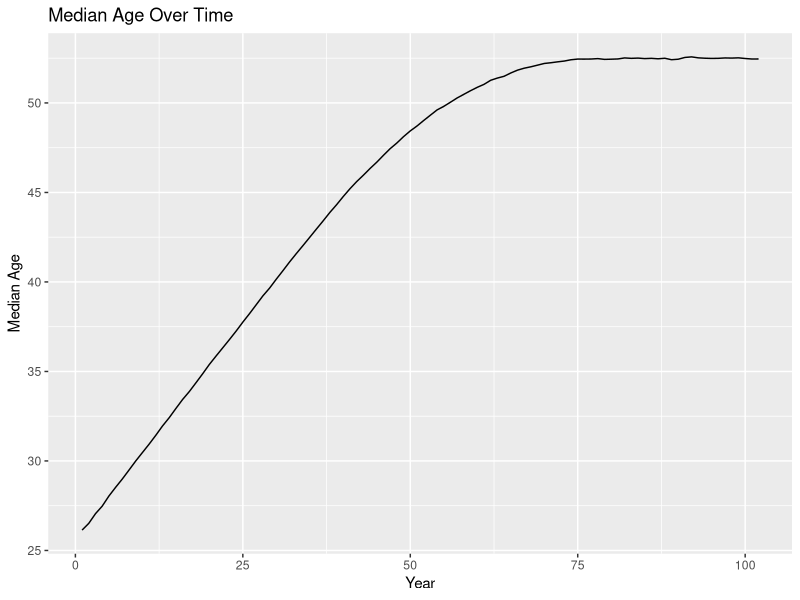
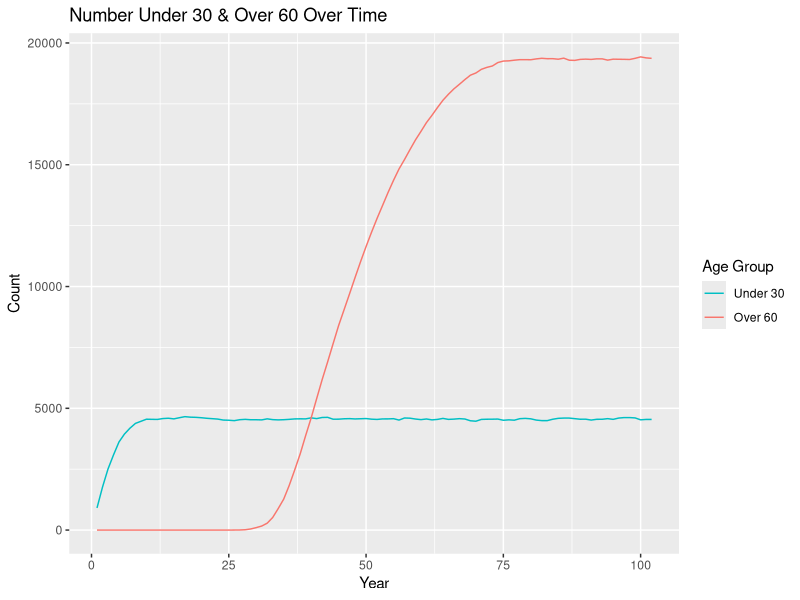
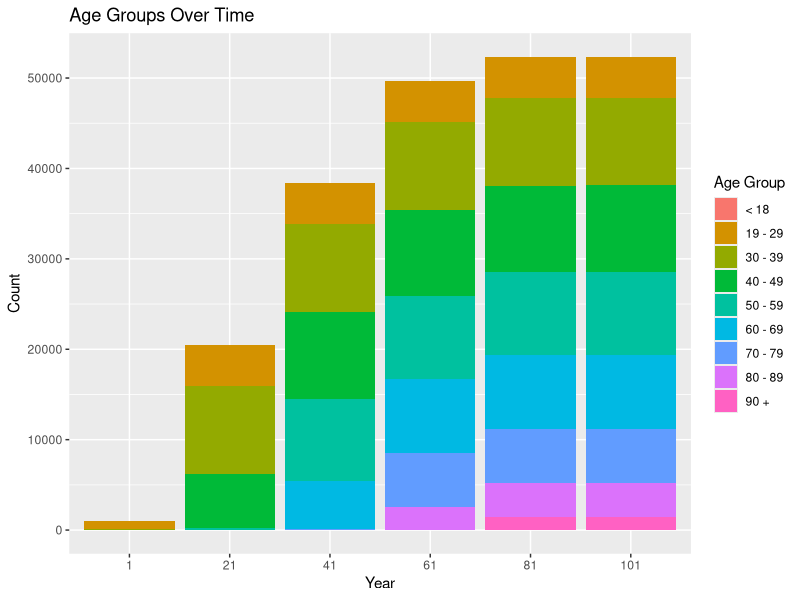
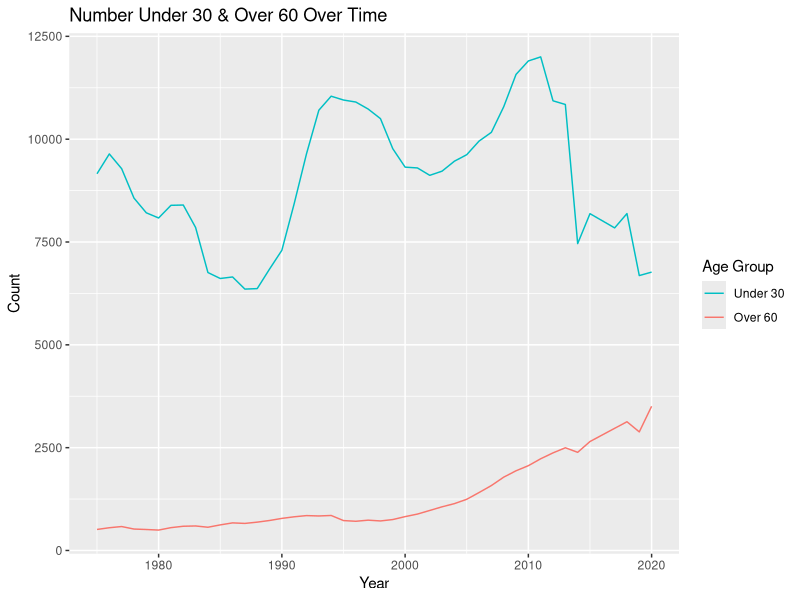
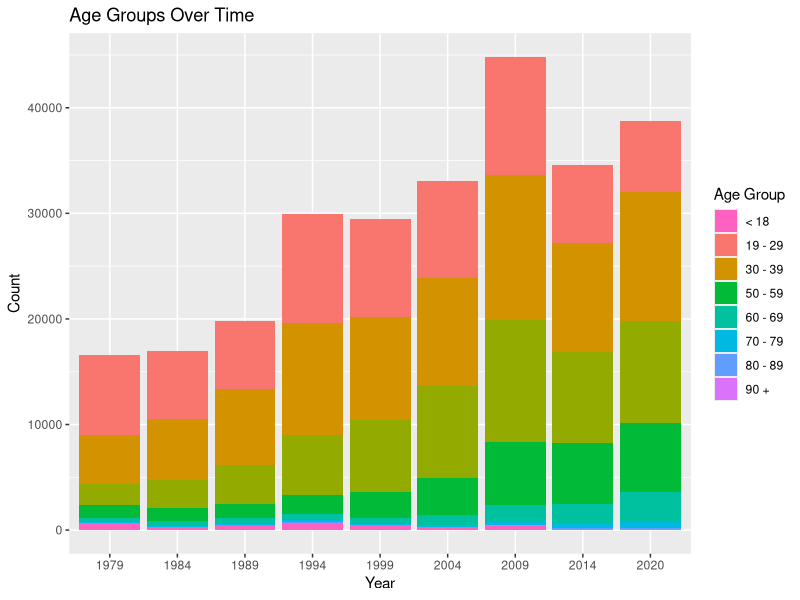
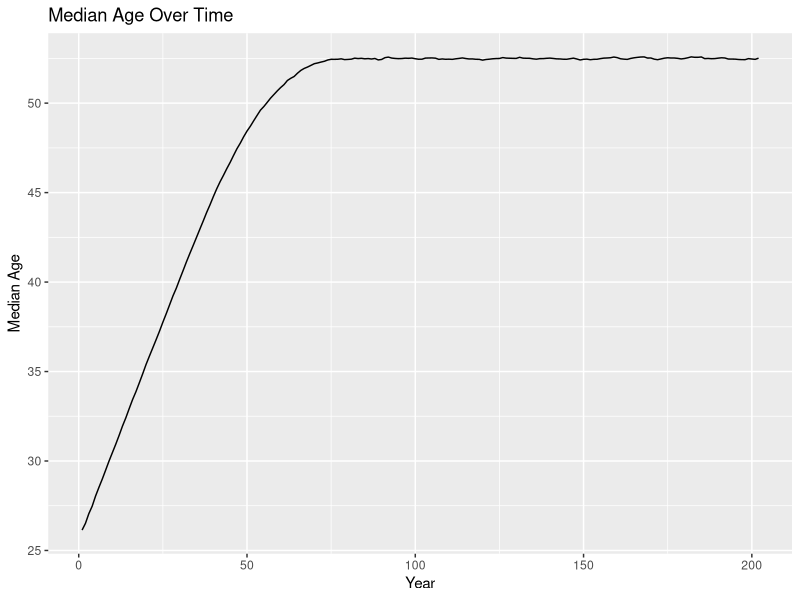
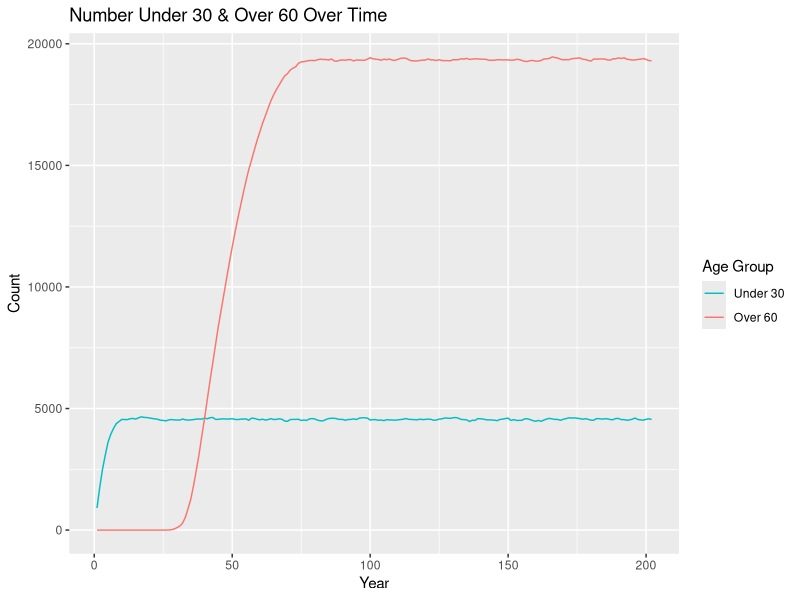
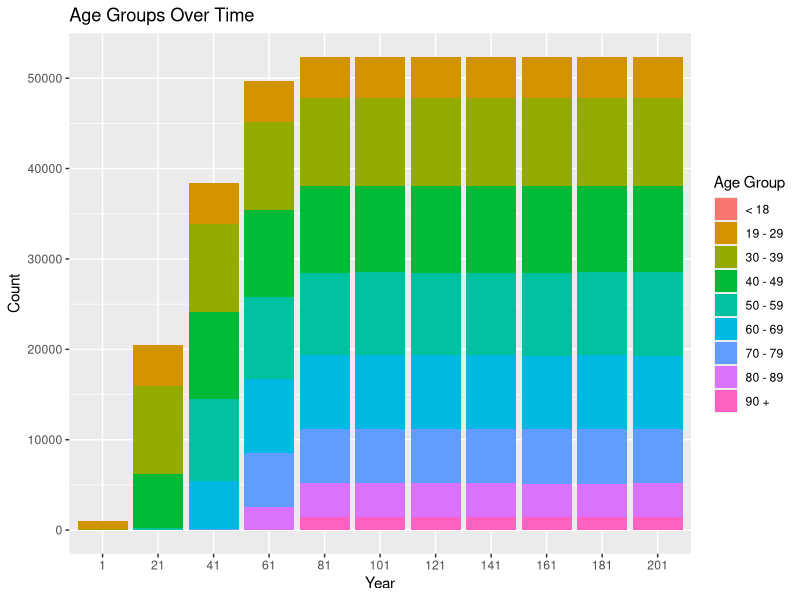

Recreate these plots in R, in order. (Note: this script raises an error after producing the figures.)
## ---- chunk 1
knitr::opts_chunk$set(echo = TRUE)
## ---- chunk 2
library(tidyverse)
## ---- chunk 3
set.seed(12345)
## ---- chunk 4
population <- 
  rnorm(n = 1000, mean = 26, sd = 3) %>% 
  enframe() %>% 
  select(value) %>% 
  rename(original_age = value) %>% 
  mutate(current_age = original_age, years_incarcerated = 0) %>% 
  mutate(odds_of_removal = case_when(current_age < 19 ~ 0.007,
                                     current_age >= 19 & current_age < 30 ~ 0.0013,
                                     current_age >= 30 & current_age < 40 ~ 0.0019,
                                     current_age >= 40 & current_age < 50 ~ 0.0040,
                                     current_age >= 50 & current_age < 60 ~ 0.0088,
                                     current_age >= 60 & current_age < 70 ~ 0.0178,
                                     current_age >= 70 & current_age < 80 ~ 0.0439,
                                     current_age >= 80 & current_age < 90 ~ 0.1345,
                                     current_age >= 90 ~ 0.1345))
  # mutate(eligible_for_parole = FALSE)

overall <-
  tibble(year = 1, total_population = nrow(population), 
         median_age = median(population$current_age)) %>% 
  mutate("< 18" = pull(count(filter(population, current_age < 19))),
         "19 - 29" = pull(count(filter(population, current_age >= 19 & current_age < 30))),
         "30 - 39" = pull(count(filter(population, current_age >= 30 & current_age < 40))),
         "40 - 49" = pull(count(filter(population, current_age >= 40 & current_age < 50))),
         "50 - 59" = pull(count(filter(population, current_age >= 50 & current_age < 60))),
         "60 - 69" = pull(count(filter(population, current_age >= 60 & current_age < 70))),
         "70 - 79" = pull(count(filter(population, current_age >= 70 & current_age < 80))),
         "80 - 89" = pull(count(filter(population, current_age >= 80 & current_age < 90))),
         "90 +" = pull(count(filter(population, current_age >= 90))))
## ---- chunk 5
one_year_population <- function(data) {
  # age & years incarcerated increases by 1
  data$current_age <- data$current_age + 1
  data$years_incarcerated <- data$years_incarcerated + 1
  
  # updates odds of removal
  data$odds_of_removal <- case_when(data$current_age < 19 ~ 0.007,
                                    data$current_age >= 19 & data$current_age < 30 ~ 0.0013,
                                    data$current_age >= 30 & data$current_age < 40 ~ 0.0019,
                                    data$current_age >= 40 & data$current_age < 50 ~ 0.0040,
                                    data$current_age >= 50 & data$current_age < 60 ~ 0.0088,
                                    data$current_age >= 60 & data$current_age < 70 ~ 0.0178,
                                    data$current_age >= 70 & data$current_age < 80 ~ 0.0439,
                                    data$current_age >= 80 & data$current_age < 90 ~ 0.1345,
                                    data$current_age >= 90 ~ 0.1345)
  
  # POSSIBILITIES FOR RANDOM REMOVALS WITH WEIGHTED PROBABILITIES
  # randomly removes 1 percent with probability weights based on odds of removal
  # data <- data[-sample(x = 1:nrow(population), size = 0.01*nrow(population), 
  #                      prob = population$odds_of_removal),]
  
  # generates a vector of age groups to remove & we would have to somehow randomly 
  # select x number of people associated with randomly selected age groups to remove
  # sample(x = c("< 18", "19 - 29", "30 - 39", "40 - 49", "50 - 59", "60 - 69", "70 - 79",
  #              "80 - 89", "90 +"), size = 0.01*nrow(population), replace = TRUE,
  #        prob = c(0.007, 0.0013, 0.0019, 0.0040, 0.0088, 0.0178, 0.0439, 0.1345, 0.1345))

  # samples 1 percent of population to then remove
  # may not be particularly different from original sampling (hard coded # vs %)
  # sample_frac(data, 0.01, weight = population$odds_of_removal)
  
  # creates age group cohorts & randomly removes fraction based on cohort
  less_than_18 <- filter(data, current_age < 19)
  less_than_18 <- sample_frac(less_than_18, (1 - 0.0055))
  
  `19_to_29` <- filter(data, current_age >= 19 & current_age < 30)
  `19_to_29` <- sample_frac(`19_to_29`, (1 - 0.0022))
  
  `30_to_39` <- filter(data, current_age >= 30 & current_age < 40)
  `30_to_39` <- sample_frac(`30_to_39`, (1 - 0.0023))
  
  `40_to_49` <- filter(data, current_age >= 40 & current_age < 50)
  `40_to_49` <- sample_frac(`40_to_49`, (1 - 0.0025))
  
  `50_to_59` <- filter(data, current_age >= 50 & current_age < 60)
  `50_to_59` <- sample_frac(`50_to_59`, (1 - 0.0060))
  
  `60_to_69` <- filter(data, current_age >= 60 & current_age < 70)
  `60_to_69` <- sample_frac(`60_to_69`, (1 - 0.0162))
  
  `70_to_79` <- filter(data, current_age >= 70 & current_age < 80)
  `70_to_79` <- sample_frac(`70_to_79`, (1 - 0.0424))
  
  `80_to_89` <- filter(data, current_age >= 80 & current_age < 90)
  `80_to_89` <- sample_frac(`80_to_89`, (1 - 0.0519))
  
  over_90 <- filter(data, current_age >= 90)
  over_90 <- sample_frac(over_90, (1 - 0.1250))
  
  data <- do.call("rbind", list(less_than_18, `19_to_29`, `30_to_39`, `40_to_49`, `50_to_59`, 
                                `60_to_69`,`70_to_79`, `80_to_89`, over_90))
  
  # adds 1000 more
  incoming <- 
    rnorm(n = 1000, mean = 26, sd = 3) %>% 
    enframe() %>% 
    select(value) %>% 
    rename(original_age = value) %>% 
    mutate(current_age = original_age, years_incarcerated = 0) %>% 
    mutate(odds_of_removal = case_when(current_age < 19 ~ 0.007,
                                       current_age >= 19 & current_age < 30 ~ 0.0013,
                                       current_age >= 30 & current_age < 40 ~ 0.0019,
                                       current_age >= 40 & current_age < 50 ~ 0.0040,
                                       current_age >= 50 & current_age < 60 ~ 0.0088,
                                       current_age >= 60 & current_age < 70 ~ 0.0178,
                                       current_age >= 70 & current_age < 80 ~ 0.0439,
                                       current_age >= 80 & current_age < 90 ~ 0.1345,
                                       current_age >= 90 ~ 0.1345))
    #mutate(eligible_for_parole = FALSE)
  data <- rbind(data, incoming)
  
  # removes any observations with age greater than 100
  data <- data %>% 
    filter(current_age < 100)
}

one_year_overall <- function(data, p) {
    incoming <-
      tibble(year = last(data$year) + 1, total_population = nrow(p),
             median_age = median(p$current_age)) %>% 
        mutate("< 18" = pull(count(filter(p, current_age < 19))),
               "19 - 29" = pull(count(filter(p, current_age >= 19 & current_age < 30))),
               "30 - 39" = pull(count(filter(p, current_age >= 30 & current_age < 40))),
               "40 - 49" = pull(count(filter(p, current_age >= 40 & current_age < 50))),
               "50 - 59" = pull(count(filter(p, current_age >= 50 & current_age < 60))),
               "60 - 69" = pull(count(filter(p, current_age >= 60 & current_age < 70))),
               "70 - 79" = pull(count(filter(p, current_age >= 70 & current_age < 80))),
               "80 - 89" = pull(count(filter(p, current_age >= 80 & current_age < 90))),
               "90 +" = pull(count(filter(p, current_age >= 90))))
    data <- rbind(data, incoming)
}
## ---- chunk 6
population <- one_year_population(population)
overall <- one_year_overall(overall, population)

# extend 100 years until stable
test_population <- population
test_overall <- overall
for (i in 1:100) {
  test_population <- one_year_population(test_population)
  test_overall <- one_year_overall(test_overall, test_population)
}
## ---- chunk 7
ggplot(data = test_overall, mapping = aes(x = year, y = median_age)) +
  geom_line() +
  labs(title = "Median Age Over Time", x = "Year", y = "Median Age")

test_overall %>% 
  mutate(under_30 = `19 - 29` + `< 18`, 
         over_60 = `60 - 69` + `70 - 79` + `80 - 89` + `90 +`) %>% 
  select(year, under_30, over_60) %>% 
  ggplot(data = ., mapping = aes(x = year, group = 1)) +
  geom_line(mapping = aes(y = under_30, color = "under_30")) +
  geom_line(mapping = aes(y = over_60, color = "over_60")) +
  labs(title = "Number Under 30 & Over 60 Over Time", x = "Year", y = "Count") +
  scale_color_discrete(name = "Age Group",
                       breaks = c("under_30", "over_60"), labels = c("Under 30", "Over 60"))

test_overall_long <- test_overall %>% 
  select(year, `< 18`:`90 +`) %>% 
  mutate(year = as.character(year)) %>% 
  pivot_longer(-year, names_to = "age_group", values_to = "count")

ggplot(data = test_overall_long, mapping = aes(x = year, y = count, fill = age_group)) +
  geom_bar(position = "stack", stat = "identity") +
  labs(title = "Age Groups Over Time", x = "Year", y = "Count") +
  scale_x_discrete(limits = c("1", "21", "41", "61", "81", "101")) +
  scale_fill_discrete(name = "Age Group",
                      breaks = c("< 18", "19 - 29", "30 - 39", "40 - 49", "50 - 59", "60 - 69",
                                 "70 - 79", "80 - 89", "90 +"))
## ---- chunk 8
bar_race <- test_overall %>% 
  select(year, `< 18`:`90 +`) %>% 
  mutate(year = as.character(year)) %>% 
  pivot_longer(-year, names_to = "age_group", values_to = "count") %>% 
  pivot_wider(names_from = "year", values_from = "count")
## ---- chunk 9
actual <- read.csv("populations.csv")
actual %>% 
  mutate(Under30 = AgeUnder20 + Age20to29, 
         Over60 = Age60to69 + Age70to79 + Age80to89 + Age90over) %>% 
  select(year, Under30, Over60) %>% 
  ggplot(data = ., mapping = aes(x = year, group = 1)) +
  geom_line(mapping = aes(y = Under30, color = "Under30")) +
  geom_line(mapping = aes(y = Over60, color = "Over60")) +
  labs(title = "Number Under 30 & Over 60 Over Time", x = "Year", y = "Count") +
  scale_color_discrete(name = "Age Group",
                       breaks = c("Under30", "Over60"), labels = c("Under 30", "Over 60"))

actual_long <- actual %>% 
  select(year, AgeUnder20:Age90over) %>% 
  mutate(year = as.character(year)) %>% 
  pivot_longer(-year, names_to = "age_group", values_to = "count")

ggplot(data = actual_long, mapping = aes(x = year, y = count, fill = age_group)) +
  geom_bar(position = "stack", stat = "identity") +
  labs(title = "Age Groups Over Time", x = "Year", y = "Count") +
  scale_x_discrete(limits = c("1979", "1984", "1989", "1994", "1999", "2004", "2009", "2014", 
                              "2020")) +
  scale_fill_discrete(name = "Age Group",
                      breaks = c("AgeUnder20", "Age20to29", "Age30to39", "Age49to49",
                                 "Age50to59", "Age60to69", "Age70to79", "Age80to89", 
                                 "Age90over"),
                      labels = c("< 18", "19 - 29", "30 - 39", "40 - 49", "50 - 59", "60 - 69",
                                 "70 - 79", "80 - 89", "90 +"))

## ---- chunk 10
test_population_e <- test_population
test_overall_e <- test_overall
for (i in 1:100) {
  test_population_e <- one_year_population(test_population_e)
  test_overall_e <- one_year_overall(test_overall_e, test_population_e)
}
## ---- chunk 11
ggplot(data = test_overall_e, mapping = aes(x = year, y = median_age)) +
  geom_line() +
  labs(title = "Median Age Over Time", x = "Year", y = "Median Age")

test_overall_e %>% 
  mutate(under_30 = `19 - 29` + `< 18`, 
         over_60 = `60 - 69` + `70 - 79` + `80 - 89` + `90 +`) %>% 
  select(year, under_30, over_60) %>% 
  ggplot(data = ., mapping = aes(x = year, group = 1)) +
  geom_line(mapping = aes(y = under_30, color = "under_30")) +
  geom_line(mapping = aes(y = over_60, color = "over_60")) +
  labs(title = "Number Under 30 & Over 60 Over Time", x = "Year", y = "Count") +
  scale_color_discrete(name = "Age Group",
                       breaks = c("under_30", "over_60"), labels = c("Under 30", "Over 60"))

test_overall_e_long <- test_overall_e %>% 
  select(year, `< 18`:`90 +`) %>% 
  mutate(year = as.character(year)) %>% 
  pivot_longer(-year, names_to = "age_group", values_to = "count") %>% 
  filter(year == "1" | year == "21" | year == "41" | year == "61" | year == "81" | 
           year == "101" | year == "121" | year == "141" | year == "161" | year == "181" |
           year == "201")

ggplot(data = test_overall_e_long, mapping = aes(x = year, y = count, fill = age_group)) +
  geom_bar(position = "stack", stat = "identity") +
  labs(title = "Age Groups Over Time", x = "Year", y = "Count") +
  scale_x_discrete(limits = c("1", "21", "41", "61", "81", "101", "121", "141", "161", "181", 
                              "201")) +
  scale_fill_discrete(name = "Age Group",
                      breaks = c("< 18", "19 - 29", "30 - 39", "40 - 49", "50 - 59", "60 - 69",
                                 "70 - 79", "80 - 89", "90 +"))

bar_race_e <- test_overall_e %>% 
  select(year, `< 18`:`90 +`) %>% 
  mutate(year = as.character(year)) %>% 
  pivot_longer(-year, names_to = "age_group", values_to = "count") %>% 
  pivot_wider(names_from = "year", values_from = "count")
## ---- chunk 12
one_year_parole <- function(data) {
  # age & years incarcerated increases by 1
  data$current_age <- data$current_age + 1
  data$years_incarcerated <- data$years_incarcerated + 1
  
  # updates odds of removal
  data$odds_of_removal <- case_when(data$current_age < 19 ~ 0.007,
                                    data$current_age >= 19 & data$current_age < 30 ~ 0.0013,
                                    data$current_age >= 30 & data$current_age < 40 ~ 0.0019,
                                    data$current_age >= 40 & data$current_age < 50 ~ 0.0040,
                                    data$current_age >= 50 & data$current_age < 60 ~ 0.0088,
                                    data$current_age >= 60 & data$current_age < 70 ~ 0.0178,
                                    data$current_age >= 70 & data$current_age < 80 ~ 0.0439,
                                    data$current_age >= 80 & data$current_age < 90 ~ 0.1345,
                                    data$current_age >= 90 ~ 0.1345)
  
  # NOT TOTALLY FUNCTIONAL!!!
  # if incarcerated for more than 20 years, odds of removal increases 10 percent
  # checks if eligible for parole
  # if eligibility has been checked and odds of removal has increased, does not increase again
  if (data$years_incarcerated > 20 & !data$eligible_for_parole) {
    data$odds_of_removal <- data$odds_of_removal + 0.1
    data$eligible_for_parole <- TRUE
  }
  
  # randomly removes 1 percent
  data <- data[-sample(x = 1:nrow(population), size = 0.01*nrow(population), 
                       prob = population$odds_of_removal),]
  
  # adds 1000 more
  incoming <- 
    rnorm(n = 1000, mean = 26, sd = 3) %>% 
    enframe() %>% 
    select(value) %>% 
    rename(original_age = value) %>% 
    mutate(current_age = original_age, years_incarcerated = 0, eligible_for_parole = FALSE) %>% 
    mutate(odds_of_removal = case_when(current_age < 19 ~ 0.007,
                                       current_age >= 19 & current_age < 30 ~ 0.0013,
                                       current_age >= 30 & current_age < 40 ~ 0.0019,
                                       current_age >= 40 & current_age < 50 ~ 0.0040,
                                       current_age >= 50 & current_age < 60 ~ 0.0088,
                                       current_age >= 60 & current_age < 70 ~ 0.0178,
                                       current_age >= 70 & current_age < 80 ~ 0.0439,
                                       current_age >= 80 & current_age < 90 ~ 0.1345,
                                       current_age >= 90 ~ 0.1345))
  data <- rbind(data, incoming)
  
  # removes any observations with age greater than 100
  data <- data %>% 
    filter(current_age < 100)
}
## ---- chunk 13
parole_population <- population %>% 
  mutate(eligible_for_parole = FALSE)
parole_overall <- overall

for (i in 1:100) {
  parole_population <- one_year_parole(parole_population)
  parole_overall <- one_year_overall(parole_overall, parole_population)
}
